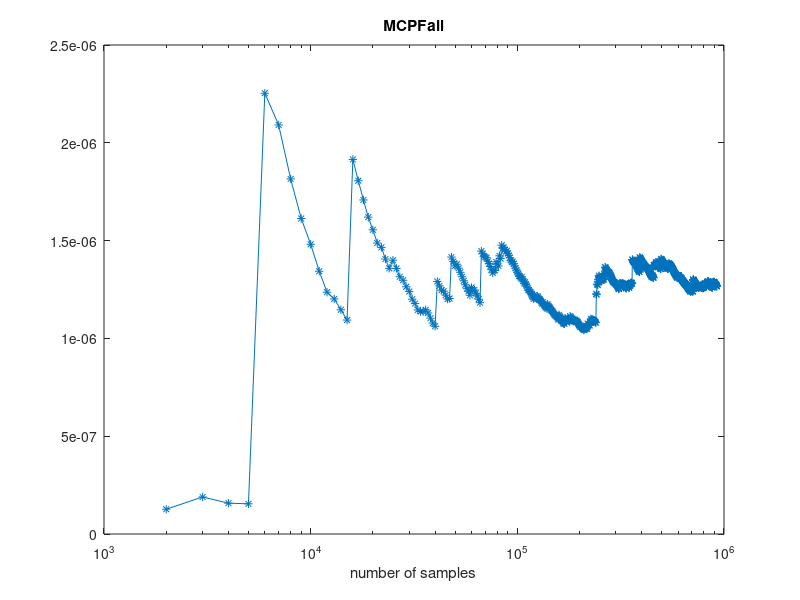
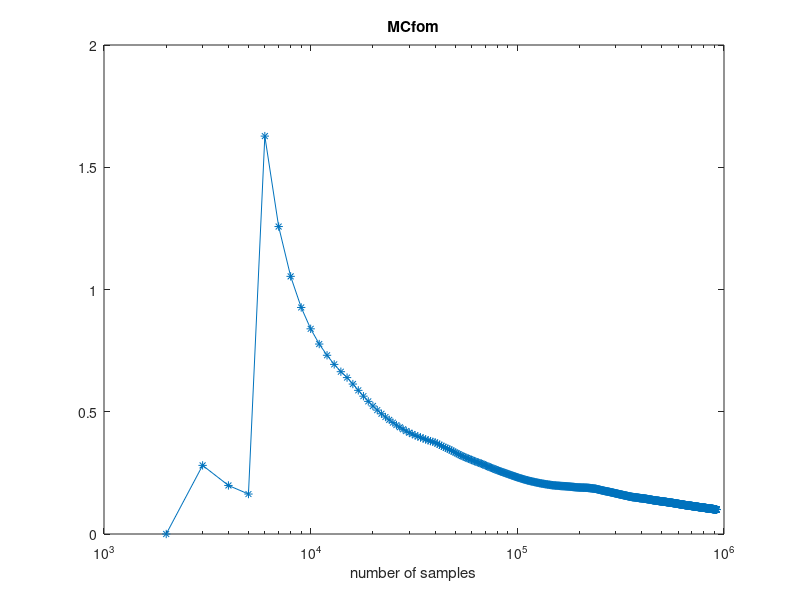

Recreate these plots in MATLAB, in order.
clear
fid = fopen('MCres.txt', 'r');
MCpfail = [];
MCfom=[];
sample_n = 1000;

while(1)
    line = fgetl(fid);
    if(~ischar(line))
        break;
    end
    if(strfind(line,'failed'))
        %line = fgetl(fid);
        id_s=strfind(line,'MC failure rate = ')+18;
        id_e=strfind(line,'MC FOM = ') + 9;
        line1 = line(id_s:id_e-12);
        MCresults = sscanf(line1, '%g');
        MCpfail = [MCpfail, MCresults];
        line2 = line(id_e:end);
        MCresults = sscanf(line2, '%g');
        MCfom = [MCfom, MCresults];
        sample_n = [sample_n, sample_n(end)+1000];
    end
end
fclose(fid);
figure(1)
semilogx(sample_n(2:end),MCpfail, '-*'); title('MCPFail');
xlabel('number of samples');
figure(2)
semilogx(sample_n(2:end),MCfom, '-*'); title('MCfom');
xlabel('number of samples');
